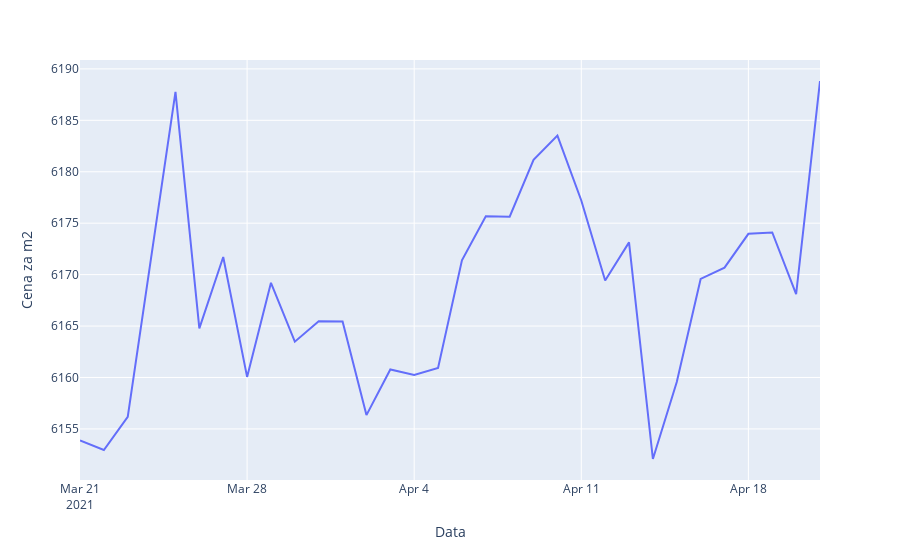

Notebook code cell kept with this figure:
### Code cell
from data import calc_avg_price_per_meter_per_day

avg_price_per_meter_per_day = calc_avg_price_per_meter_per_day(data)
fig = go.Figure(data=px.line(avg_price_per_meter_per_day, x="Data", y="Cena za m2"))
fig.show()

### Figure 1 — Plotly figure (JSON) as saved in the notebook; plotly's stock layout.template omitted (floating-point values rounded to 4 significant figures)
{"data": [{"hovertemplate": "Data=%{x}<br>Cena za m2=%{y}<extra></extra>", "legendgroup": "", "line": {"color": "#636efa", "dash": "solid"}, "mode": "lines", "name": "", "orientation": "v", "showlegend": false, "type": "scatter", "x": ["2021-03-21", "2021-03-22", "2021-03-23", "2021-03-25", "2021-03-26", "2021-03-27", "2021-03-28", "2021-03-29", "2021-03-30", "2021-03-31", "2021-04-01", "2021-04-02", "2021-04-03", "2021-04-04", "2021-04-05", "2021-04-06", "2021-04-07", "2021-04-08", "2021-04-09", "2021-04-10", "2021-04-11", "2021-04-12", "2021-04-13", "2021-04-14", "2021-04-15", "2021-04-16", "2021-04-17", "2021-04-18", "2021-04-19", "2021-04-20", "2021-04-21"], "xaxis": "x", "y": [6154.0, 6153.0, 6156.0, 6188.0, 6165.0, 6172.0, 6160.0, 6169.0, 6163.0, 6165.0, 6165.0, 6156.0, 6161.0, 6160.0, 6161.0, 6171.0, 6176.0, 6176.0, 6181.0, 6184.0, 6177.0, 6169.0, 6173.0, 6152.0, 6160.0, 6170.0, 6171.0, 6174.0, 6174.0, 6168.0, 6189.0], "yaxis": "y"}], "layout": {"legend": {"tracegroupgap": 0}, "margin": {"t": 60}, "xaxis": {"anchor": "y", "domain": [0, 1], "title": {"text": "Data"}}, "yaxis": {"anchor": "x", "domain": [0, 1], "title": {"text": "Cena za m2"}}}}
